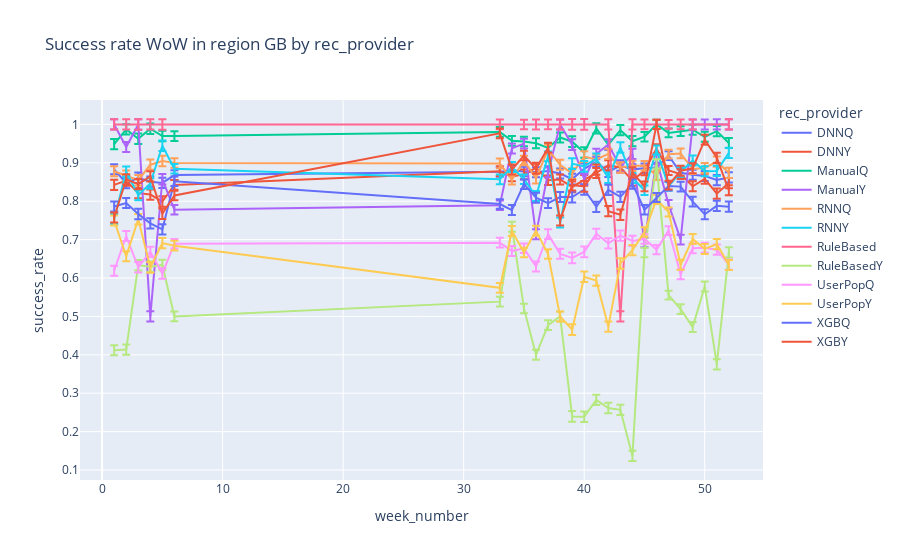

Notebook code for this chart:
### Code cell
plt=px.line(df12.reset_index().query("region=='GB'"), x='week_number', y='success_rate',error_y='CI_range',color='rec_provider', title='WoW Success rate in region GB by rec_provider')
plt.show()

### Figure 1 — Plotly figure (JSON) as saved in the notebook; plotly's stock layout.template omitted (floating-point values rounded to 4 significant figures)
{"data": [{"error_y": {"array": [0.01311, 0.0133, 0.01359, 0.01343, 0.01362, 0.01259, 0.01267, 0.01295, 0.01243, 0.01301, 0.01258, 0.01306, 0.01408, 0.01384, 0.01324, 0.01336, 0.01352, 0.01321, 0.01247, 0.01196, 0.01146, 0.01276, 0.01298, 0.01298, 0.01332, 0.01329]}, "hovertemplate": "rec_provider=DNNQ<br>week_number=%{x}<br>success_rate=%{y}<extra></extra>", "legendgroup": "DNNQ", "line": {"color": "#636efa", "dash": "solid"}, "marker": {"symbol": "circle"}, "mode": "lines", "name": "DNNQ", "orientation": "v", "showlegend": true, "type": "scatter", "x": [1, 2, 3, 4, 5, 6, 33, 34, 35, 36, 37, 38, 39, 40, 41, 42, 43, 44, 45, 46, 47, 48, 49, 50, 51, 52], "xaxis": "x", "y": [0.8831, 0.847, 0.8609, 0.8509, 0.8477, 0.8681, 0.8766, 0.8803, 0.8776, 0.8756, 0.8785, 0.8722, 0.8577, 0.8842, 0.9022, 0.8764, 0.8929, 0.8829, 0.8856, 0.8879, 0.9186, 0.8742, 0.8688, 0.8656, 0.8551, 0.8619], "yaxis": "y"}, {"error_y": {"array": [0.01311, 0.0133, 0.01359, 0.01343, 0.01362, 0.01259, 0.01267, 0.01295, 0.01243, 0.01301, 0.01258, 0.01306, 0.01408, 0.01384, 0.01324, 0.01336, 0.01352, 0.01321, 0.01247, 0.01196, 0.01146, 0.01276, 0.01298, 0.01298, 0.01332, 0.01329]}, "hovertemplate": "rec_provider=DNNY<br>week_number=%{x}<br>success_rate=%{y}<extra></extra>", "legendgroup": "DNNY", "line": {"color": "#EF553B", "dash": "solid"}, "marker": {"symbol": "circle"}, "mode": "lines", "name": "DNNY", "orientation": "v", "showlegend": true, "type": "scatter", "x": [1, 2, 3, 4, 5, 6, 33, 34, 35, 36, 37, 38, 39, 40, 41, 42, 43, 44, 45, 46, 47, 48, 49, 50, 51, 52], "xaxis": "x", "y": [0.8425, 0.8535, 0.8211, 0.8173, 0.7993, 0.8425, 0.8781, 0.8646, 0.8699, 0.887, 0.8547, 0.8566, 0.8371, 0.8543, 0.8736, 0.8932, 0.8881, 0.8536, 0.8798, 0.9364, 0.88, 0.8707, 0.839, 0.8582, 0.8197, 0.8474], "yaxis": "y"}, {"error_y": {"array": [0.01311, 0.0133, 0.01359, 0.01343, 0.01362, 0.01259, 0.01267, 0.01295, 0.01243, 0.01301, 0.01258, 0.01306, 0.01408, 0.01384, 0.01324, 0.01336, 0.01352, 0.01321, 0.01247, 0.01196, 0.01146, 0.01276, 0.01298, 0.01298, 0.01332, 0.01329]}, "hovertemplate": "rec_provider=ManualQ<br>week_number=%{x}<br>success_rate=%{y}<extra></extra>", "legendgroup": "ManualQ", "line": {"color": "#00cc96", "dash": "solid"}, "marker": {"symbol": "circle"}, "mode": "lines", "name": "ManualQ", "orientation": "v", "showlegend": true, "type": "scatter", "x": [1, 2, 3, 4, 5, 6, 33, 34, 35, 36, 37, 38, 39, 40, 41, 42, 43, 44, 45, 46, 47, 48, 49, 50, 51, 52], "xaxis": "x", "y": [0.9487, 0.9868, 0.9625, 0.9888, 0.9697, 0.9697, 0.9804, 0.9571, 0.9558, 0.951, 0.9388, 0.9659, 0.955, 0.9268, 0.9898, 0.9474, 0.9851, 0.9565, 0.9677, 1, 0.9778, 0.9828, 0.9863, 0.9677, 0.9825, 0.9516], "yaxis": "y"}, {"error_y": {"array": [0.01311, 0.0133, 0.01359, 0.01343, 0.01362, 0.01259, 0.01267, 0.01295, 0.01243, 0.01301, 0.01258, 0.01306, 0.01408, 0.01384, 0.01324, 0.01336, 0.01352, 0.01321, 0.01247, 0.01196, 0.01146, 0.01276, 0.01298, 0.01298, 0.01332, 0.01329]}, "hovertemplate": "rec_provider=ManualY<br>week_number=%{x}<br>success_rate=%{y}<extra></extra>", "legendgroup": "ManualY", "line": {"color": "#ab63fa", "dash": "solid"}, "marker": {"symbol": "circle"}, "mode": "lines", "name": "ManualY", "orientation": "v", "showlegend": true, "type": "scatter", "x": [1, 2, 3, 4, 5, 6, 33, 34, 35, 36, 37, 38, 39, 40, 41, 42, 43, 44, 45, 46, 47, 48, 49, 50, 51, 52], "xaxis": "x", "y": [1, 0.9412, 1, 0.5, 0.8571, 0.7778, 0.7895, 0.9375, 0.95, 0.7143, 0.875, 1, 0.9474, 0.8571, 0.9231, 0.9474, 0.8889, 0.9231, 0.6923, 0.9084, 0.7917, 0.7, 1, 1, 1, 1], "yaxis": "y"}, {"error_y": {"array": [0.01311, 0.0133, 0.01359, 0.01343, 0.01362, 0.01259, 0.01267, 0.01295, 0.01243, 0.01301, 0.01258, 0.01306, 0.01408, 0.01384, 0.01324, 0.01336, 0.01352, 0.01321, 0.01247, 0.01196, 0.01146, 0.01276, 0.01298, 0.01298, 0.01332, 0.01329]}, "hovertemplate": "rec_provider=RNNQ<br>week_number=%{x}<br>success_rate=%{y}<extra></extra>", "legendgroup": "RNNQ", "line": {"color": "#FFA15A", "dash": "solid"}, "marker": {"symbol": "circle"}, "mode": "lines", "name": "RNNQ", "orientation": "v", "showlegend": true, "type": "scatter", "x": [1, 2, 3, 4, 5, 6, 33, 34, 35, 36, 37, 38, 39, 40, 41, 42, 43, 44, 45, 46, 47, 48, 49, 50, 51, 52], "xaxis": "x", "y": [0.878, 0.8665, 0.8545, 0.895, 0.9047, 0.8996, 0.8982, 0.8562, 0.9058, 0.8594, 0.9347, 0.8947, 0.872, 0.916, 0.9087, 0.9231, 0.8879, 0.8921, 0.8926, 0.8671, 0.9226, 0.9245, 0.8837, 0.8864, 0.9034, 0.8739], "yaxis": "y"}, {"error_y": {"array": [0.01311, 0.0133, 0.01359, 0.01343, 0.01362, 0.01259, 0.01267, 0.01295, 0.01243, 0.01301, 0.01258, 0.01306, 0.01408, 0.01384, 0.01324, 0.01336, 0.01352, 0.01321, 0.01247, 0.01196, 0.01146, 0.01276, 0.01298, 0.01298, 0.01332, 0.01329]}, "hovertemplate": "rec_provider=RNNY<br>week_number=%{x}<br>success_rate=%{y}<extra></extra>", "legendgroup": "RNNY", "line": {"color": "#19d3f3", "dash": "solid"}, "marker": {"symbol": "circle"}, "mode": "lines", "name": "RNNY", "orientation": "v", "showlegend": true, "type": "scatter", "x": [1, 2, 3, 4, 5, 6, 33, 34, 35, 36, 37, 38, 39, 40, 41, 42, 43, 44, 45, 46, 47, 48, 49, 50, 51, 52], "xaxis": "x", "y": [0.7538, 0.8769, 0.8158, 0.8462, 0.9444, 0.8846, 0.8571, 0.8889, 0.8571, 0.8136, 0.9167, 0.7447, 0.898, 0.8906, 0.9111, 0.8605, 0.94, 0.8605, 0.8286, 0.9333, 0.8387, 0.8762, 0.9062, 0.8778, 0.8788, 0.9259], "yaxis": "y"}, {"error_y": {"array": [0.01311, 0.0133, 0.01359, 0.01343, 0.01362, 0.01267, 0.01243, 0.01301, 0.01258, 0.01306, 0.01408, 0.01384, 0.01336, 0.01352, 0.01321, 0.01247, 0.01196, 0.01146, 0.01276, 0.01298, 0.01329]}, "hovertemplate": "rec_provider=RuleBased<br>week_number=%{x}<br>success_rate=%{y}<extra></extra>", "legendgroup": "RuleBased", "line": {"color": "#FF6692", "dash": "solid"}, "marker": {"symbol": "circle"}, "mode": "lines", "name": "RuleBased", "orientation": "v", "showlegend": true, "type": "scatter", "x": [1, 2, 3, 4, 5, 33, 35, 36, 37, 38, 39, 40, 42, 43, 44, 45, 46, 47, 48, 49, 52], "xaxis": "x", "y": [1, 1, 1, 1, 1, 1, 1, 1, 1, 1, 1, 1, 1, 0.5, 1, 1, 1, 1, 1, 1, 1], "yaxis": "y"}, {"error_y": {"array": [0.01311, 0.0133, 0.01359, 0.01343, 0.01362, 0.01259, 0.01267, 0.01295, 0.01243, 0.01301, 0.01258, 0.01306, 0.01408, 0.01384, 0.01324, 0.01336, 0.01352, 0.01321, 0.01247, 0.01196, 0.01146, 0.01276, 0.01298, 0.01298, 0.01332, 0.01329]}, "hovertemplate": "rec_provider=RuleBasedY<br>week_number=%{x}<br>success_rate=%{y}<extra></extra>", "legendgroup": "RuleBasedY", "line": {"color": "#B6E880", "dash": "solid"}, "marker": {"symbol": "circle"}, "mode": "lines", "name": "RuleBasedY", "orientation": "v", "showlegend": true, "type": "scatter", "x": [1, 2, 3, 4, 5, 6, 33, 34, 35, 36, 37, 38, 39, 40, 41, 42, 43, 44, 45, 46, 47, 48, 49, 50, 51, 52], "xaxis": "x", "y": [0.4118, 0.4138, 0.6333, 0.6296, 0.6341, 0.5, 0.5385, 0.7333, 0.5208, 0.4, 0.4773, 0.5, 0.2395, 0.2387, 0.2827, 0.2615, 0.2568, 0.1368, 0.6667, 0.8974, 0.5556, 0.5192, 0.4722, 0.5778, 0.375, 0.6667], "yaxis": "y"}, {"error_y": {"array": [0.01311, 0.0133, 0.01359, 0.01343, 0.01362, 0.01259, 0.01267, 0.01295, 0.01243, 0.01301, 0.01258, 0.01306, 0.01408, 0.01384, 0.01324, 0.01336, 0.01352, 0.01321, 0.01247, 0.01196, 0.01146, 0.01276, 0.01298, 0.01298, 0.01332, 0.01329]}, "hovertemplate": "rec_provider=UserPopQ<br>week_number=%{x}<br>success_rate=%{y}<extra></extra>", "legendgroup": "UserPopQ", "line": {"color": "#FF97FF", "dash": "solid"}, "marker": {"symbol": "circle"}, "mode": "lines", "name": "UserPopQ", "orientation": "v", "showlegend": true, "type": "scatter", "x": [1, 2, 3, 4, 5, 6, 33, 34, 35, 36, 37, 38, 39, 40, 41, 42, 43, 44, 45, 46, 47, 48, 49, 50, 51, 52], "xaxis": "x", "y": [0.619, 0.7094, 0.6281, 0.668, 0.6116, 0.6893, 0.692, 0.6701, 0.6773, 0.6303, 0.7143, 0.663, 0.6523, 0.668, 0.7153, 0.6904, 0.7105, 0.6966, 0.7018, 0.674, 0.7235, 0.6098, 0.6777, 0.6789, 0.6737, 0.6351], "yaxis": "y"}, {"error_y": {"array": [0.01311, 0.0133, 0.01359, 0.01343, 0.01362, 0.01259, 0.01267, 0.01295, 0.01243, 0.01301, 0.01258, 0.01306, 0.01408, 0.01384, 0.01324, 0.01336, 0.01352, 0.01321, 0.01247, 0.01196, 0.01146, 0.01276, 0.01298, 0.01298, 0.01332, 0.01329]}, "hovertemplate": "rec_provider=UserPopY<br>week_number=%{x}<br>success_rate=%{y}<extra></extra>", "legendgroup": "UserPopY", "line": {"color": "#FECB52", "dash": "solid"}, "marker": {"symbol": "circle"}, "mode": "lines", "name": "UserPopY", "orientation": "v", "showlegend": true, "type": "scatter", "x": [1, 2, 3, 4, 5, 6, 33, 34, 35, 36, 37, 38, 39, 40, 41, 42, 43, 44, 45, 46, 47, 48, 49, 50, 51, 52], "xaxis": "x", "y": [0.75, 0.6567, 0.7532, 0.6275, 0.6909, 0.6842, 0.5745, 0.7222, 0.6667, 0.7234, 0.6625, 0.5, 0.4655, 0.6032, 0.5932, 0.4737, 0.6379, 0.6727, 0.72, 0.8046, 0.7719, 0.6346, 0.7018, 0.6757, 0.6885, 0.6339], "yaxis": "y"}, {"error_y": {"array": [0.01311, 0.0133, 0.01359, 0.01343, 0.01362, 0.01259, 0.01267, 0.01295, 0.01243, 0.01301, 0.01258, 0.01306, 0.01408, 0.01384, 0.01324, 0.01336, 0.01352, 0.01321, 0.01247, 0.01196, 0.01146, 0.01276, 0.01298, 0.01298, 0.01332, 0.01329]}, "hovertemplate": "rec_provider=XGBQ<br>week_number=%{x}<br>success_rate=%{y}<extra></extra>", "legendgroup": "XGBQ", "line": {"color": "#636efa", "dash": "solid"}, "marker": {"symbol": "circle"}, "mode": "lines", "name": "XGBQ", "orientation": "v", "showlegend": true, "type": "scatter", "x": [1, 2, 3, 4, 5, 6, 33, 34, 35, 36, 37, 38, 39, 40, 41, 42, 43, 44, 45, 46, 47, 48, 49, 50, 51, 52], "xaxis": "x", "y": [0.7861, 0.7953, 0.7667, 0.7425, 0.7267, 0.8521, 0.7927, 0.7769, 0.8444, 0.8092, 0.7951, 0.811, 0.811, 0.8305, 0.7853, 0.8297, 0.8114, 0.8455, 0.7778, 0.8097, 0.8394, 0.838, 0.799, 0.7662, 0.788, 0.7857], "yaxis": "y"}, {"error_y": {"array": [0.01311, 0.0133, 0.01359, 0.01343, 0.01362, 0.01259, 0.01267, 0.01295, 0.01243, 0.01301, 0.01258, 0.01306, 0.01408, 0.01384, 0.01324, 0.01336, 0.01352, 0.01321, 0.01247, 0.01196, 0.01146, 0.01276, 0.01298, 0.01298, 0.01332, 0.01329]}, "hovertemplate": "rec_provider=XGBY<br>week_number=%{x}<br>success_rate=%{y}<extra></extra>", "legendgroup": "XGBY", "line": {"color": "#EF553B", "dash": "solid"}, "marker": {"symbol": "circle"}, "mode": "lines", "name": "XGBY", "orientation": "v", "showlegend": true, "type": "scatter", "x": [1, 2, 3, 4, 5, 6, 33, 34, 35, 36, 37, 38, 39, 40, 41, 42, 43, 44, 45, 46, 47, 48, 49, 50, 51, 52], "xaxis": "x", "y": [0.7576, 0.8571, 0.8444, 0.8649, 0.7674, 0.8148, 0.9767, 0.8824, 0.9189, 0.8846, 0.9394, 0.75, 0.8421, 0.8387, 0.8824, 0.7742, 0.7647, 0.875, 0.8387, 1, 0.8421, 0.8793, 0.8857, 0.96, 0.913, 0.8286], "yaxis": "y"}], "layout": {"autosize": true, "legend": {"title": {"text": "rec_provider"}, "tracegroupgap": 0}, "title": {"text": "Success rate WoW in region GB by rec_provider"}, "xaxis": {"anchor": "y", "autorange": true, "domain": [0, 1], "range": [-1.833, 54.83], "title": {"text": "week_number"}, "type": "linear"}, "yaxis": {"anchor": "x", "autorange": true, "domain": [0, 1], "range": [0.07407, 1.064], "title": {"text": "success_rate"}, "type": "linear"}}}
